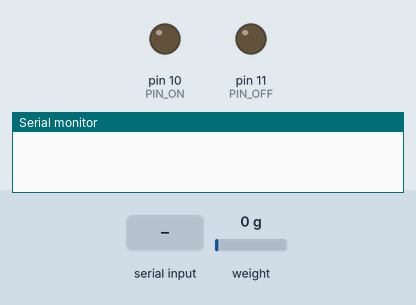
Recording of a sketch running on a simulated Arduino Uno, built with avr-gcc and run on an emulated ATmega328P. On the bench: output pins drawn as LEDs (lit = HIGH), the last lines printed to the serial monitor. Dashed ring = blinking. The inputs (shaded band) are chosen by the test bench; at power-on: weight on the scale 0 g.

Above: at 2.2 s.
2.3 s: "30,150\n" received over Serial
At 2.7 s:
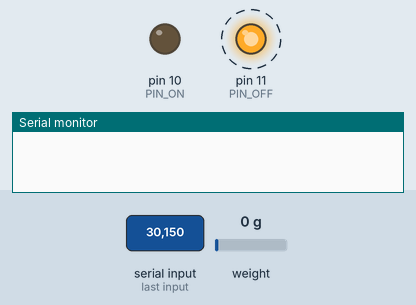
At 3.2 s:
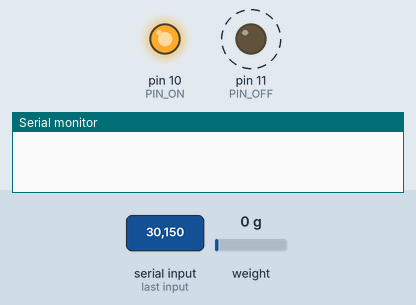
5.3 s: "G90\n" received over Serial
At 6.7 s:
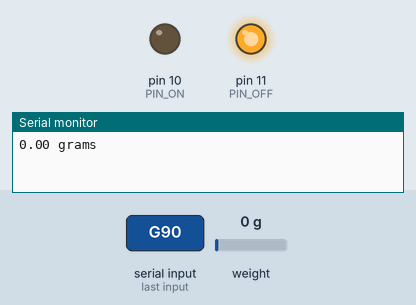
Timing chart, 0 to 8.3 s (numbered marks = the images above; inputs shaded):
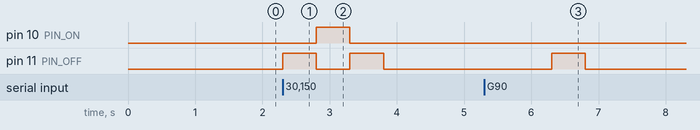

The sketch:

pneumatic_arm.ino
```cpp
#include "HX711.h"                                            // подключаем библиотеку для работы с тензодатчиком

#define DT  3                                               // Указываем номер вывода, к которому подключен вывод DT  датчика
#define SCK 2                                                // Указываем номер вывода, к которому подключен вывод SCK датчика
#define PIN_ON 10
#define PIN_OFF 11
#define Matric_ON 0
#define Matric_OFF 1


HX711 scale;                                                  // создаём объект scale

float calibration_factor = 200;                            // вводим калибровочный коэффициент
float units;                                                  // задаём переменную для измерений в граммах
float ounces;                                                 // задаём переменную для измерений в унциях


int signal_on_off;
int Time[2]={500,500};

void setup() {
  Serial.begin(9600);
  pinMode(PIN_OFF, OUTPUT);
  pinMode(PIN_ON, OUTPUT);

  scale.begin(DT, SCK);                                       // инициируем работу с датчиком
  scale.set_scale();                        // устанавливаем калибровочный коэффициент
  scale.tare();
  scale.set_scale(calibration_factor);                        // устанавливаем калибровочный коэффициент
}

void loop() {

  if (Serial.available() > 0) {
    signal_on_off = Serial.read(); // Зчитує перше значення

    if ((signal_on_off - '0') == Matric_ON) ON_OFF(PIN_OFF,Matric_ON); // В if
    if ((signal_on_off - '0') == Matric_OFF) ON_OFF(PIN_ON,Matric_OFF);
    if (signal_on_off == 'A') Change_Time(Matric_ON);
    if (signal_on_off == 'B') Change_Time(Matric_OFF);
    if (signal_on_off == 'G') Change_gramm();
    if (signal_on_off == 'O') scale.tare();
  }
}

void Change_gramm()
{
  ounces = scale.get_units(10);                               // получаем значение с датчика, усреднённое по 10 измерениям
  units = ounces * 0.035274;                                  // переводим вес из унций в граммы
  Serial.print(ounces);                                       // выводим в монитор последовательного порта вес в граммах
  Serial.println(" grams");                                   // выводим текст в монитор последовательного порт
}

void Change_Time(int Matric_OFF_ON) //
{
Time[Matric_OFF_ON]=Serial.parseInt();
}

void ON_OFF(int PIN_ON_OFF,int Matric_OFF_ON) {
  digitalWrite(PIN_ON_OFF, HIGH);
  delay(Time[Matric_OFF_ON]);
  digitalWrite(PIN_ON_OFF, LOW);
}
```

Measured:
- after the input at 2.3 s, pin 10 (PIN_ON): LOW → HIGH after 0.50 s, → LOW 0.50 s later; pin 11 (PIN_OFF): alternates HIGH for 0.50 s and LOW for 0.50 s, 4 changes in all, then stays LOW, starting at once
- after the input at 5.3 s, pin 11 (PIN_OFF): LOW → HIGH after 1.0 s, → LOW 0.50 s later
